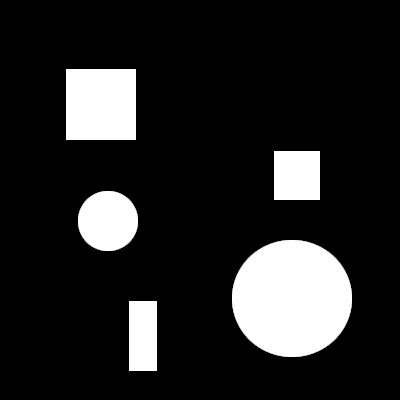
#> input picture Pierres Mappe/GrassFire/shapes.png, 400 x 400 px, found by its file name
$ python Ny.py
#> lines starting #> are read from the running program, lines starting #| are printed output that depends on the picture; after the words box and inside, x2 and y2 are one past the last pixel; in counts of white or black regions, pixels touching at a corner belong together
import cv2
import numpy as np
import random as rd

img = cv2.imread("Pierres Mappe/GrassFire/shapes.png", cv2.IMREAD_GRAYSCALE)
#> img is the input picture: shape (400, 400); min 0, max 255, mean 36.9
img_threshed = np.zeros((img.shape[0], img.shape[1], 1), np.uint8)
img_out2 = np.zeros((img.shape[0], img.shape[1], 3), np.uint8)
id = np.zeros((img.shape[0], img.shape[1], 1), np.uint8)

current_id = 1

def increment():
    global current_id
    current_id += 1

def Thresh(A, B, z):
#> called with z = 255
    for y in range(A.shape[0]):
        for x in range(A.shape[1]):
            if A[y, x] < z:
                B[y, x] = 0
            else:
                B[y, x] = 255
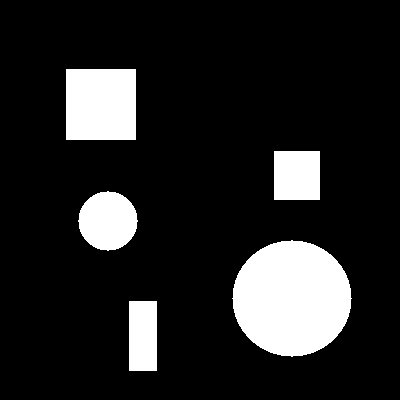
#> B: shape (400, 400, 1); 14.2% white; 5 white regions, box (x1, y1, x2, y2) and area: (232, 240, 352, 357) 10816, (66, 69, 136, 140) 4970, (78, 191, 138, 251) 2732, (274, 151, 320, 200) 2254, (129, 301, 157, 371) 1960

def ignite(y, x, A):

    queue = []

    if A[y, x, 0] == 255 and id[y, x, 0] == 0:
        queue.append([y, x])

        while len(queue) > 0:

            temp = queue.pop()

            posy = temp[0]
            posx = temp[1]

            id[posy, posx, 0] = current_id

            if A[posy-1, posx, 0] == 255 and id[posy-1, posx, 0] == 0:
                queue.append([posy-1, posx])

            if A[posy, posx-1, 0] == 255 and id[posy, posx-1, 0] == 0:
                queue.append([posy, posx-1])

            if A[posy+1, posx, 0] == 255 and id[posy+1, posx, 0] == 0:
                queue.append([posy+1, posx])

            if A[posy, posx+1, 0] == 255 and id[posy, posx+1, 0] == 0:
                queue.append([posy, posx+1])

        increment()

Thresh(img, img_threshed, 255)

for y in range(img_threshed.shape[0]):
    for x in range(img_threshed.shape[1]):
        ignite(y, x, img_threshed)
        #print(current_id)


cv2.imshow("Original", img)
cv2.imshow("Threshed", img_threshed)
cv2.imshow("Blobs?", id)
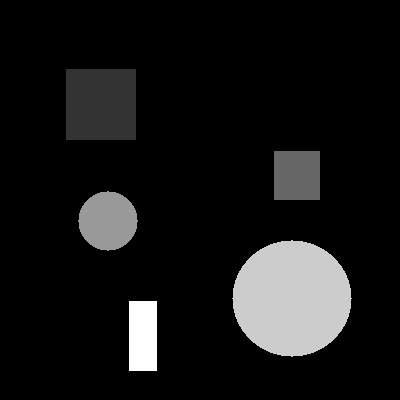
#> window 'Blobs?': shape (400, 400, 1); min 0, max 5, mean 0.442; drawn with min black and max white
cv2.imshow("wow?", img_out2)
cv2.waitKey(0)
